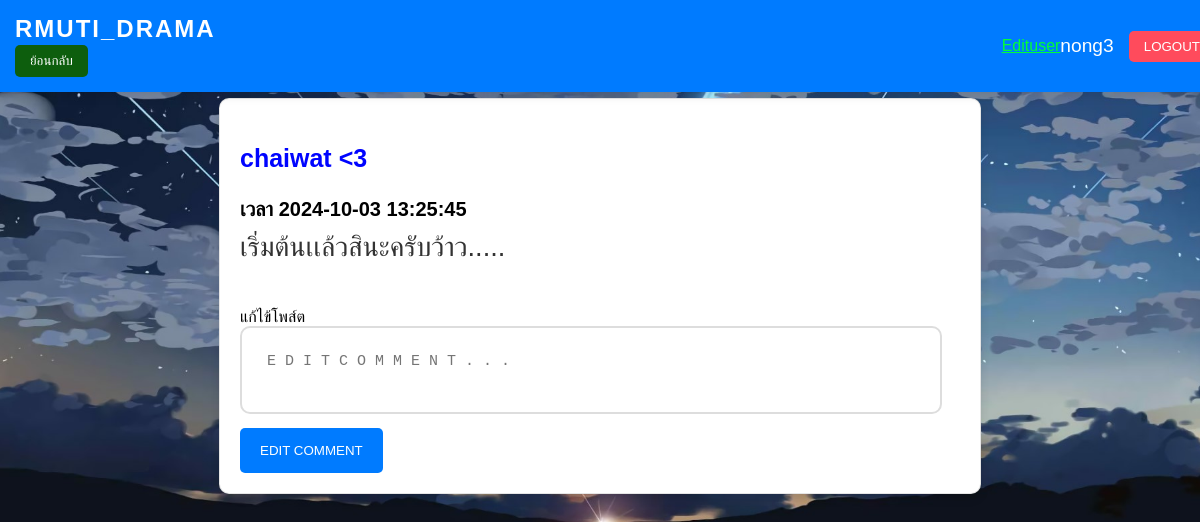
The page /edit.php?comment_id=111 (signed in) on the database its author committed.
### tables this page shows
CREATE TABLE `comments` (
  `commentid` int(11) NOT NULL,
  `postid` int(11) DEFAULT NULL,
  `userid` int(11) DEFAULT NULL,
  `comment_text` text DEFAULT NULL,
  `comment_date` datetime DEFAULT NULL
);

CREATE TABLE `users` (
  `userid` int(11) NOT NULL,
  `firstname` varchar(255) DEFAULT NULL,
  `lastname` varchar(255) DEFAULT NULL,
  `email` varchar(255) DEFAULT NULL,
  `password` varchar(255) DEFAULT NULL,
  `privilege` int(1) NOT NULL,
  `username` varchar(50) NOT NULL
);

### edit.php (the view, shortened to what this page needs)
<!DOCTYPE html>
<html lang="en">
<head>
    <?php
    if(isset($_SESSION['username'])){
        $username = $_SESSION['username'];
    }
    else{
        session_destroy();
        header("Refresh: 3; URL=login.php ");
    }
        $servername = "localhost";
        $db_username = "root";
        $db_password = "";
        $dbname = "webboardd";
        $conn = new mysqli($servername, $db_username, $db_password, $dbname);
        mysqli_query($conn, "set NAMES utf8");
        mysqli_query($conn, "set character set utf8");
        mysqli_set_charset($conn, "utf8");
        $commentid = @$_REQUEST['comment_id'];
    ?>
    <link rel="stylesheet" href="stylemain.css?v=<?=time()?>">
    <div class="header">
        <div class="site-name">RMUTI_DRAMA
            <form method="POST">
                <button class="" type="submit" name="main">ย้อนกลับ</button>
            </form>
        </div>
        <div class="user-section">
            <a  href="useredit.php">Edituser</a>
            <span><?php echo htmlspecialchars($username); ?></span>
            <form method="POST">
                <button type="submit" name="logout">LOGOUT</button>
            </form>
        </div>
    </div>
    <br>
</head>
<body>
        <?php
        if(isset($commentid)){
            $get_comment = $conn->prepare("SELECT c.commentid, c.comment_text, c.comment_date, u.username, u.userid FROM comments c JOIN users u ON c.userid = u.userid WHERE c.commentid = ? ORDER BY c.comment_date DESC");
            $get_comment->bind_param("i", $commentid);
            $get_comment->execute();
            $get_comment = $get_comment->get_result();
            $get_comment = $get_comment->fetch_assoc();
            $username = $get_comment["username"];
            $commentdate = $get_comment["comment_date"];
            $commenttext = $get_comment["comment_text"];
        ?>
        <div class="post-item">
            <div class="post-header">
                <h3><?php echo $username," <3"; ?></h3> เวลา <span><?php echo $commentdate; ?></span>
            </div>
            <div class="post-body">
                <p><?php echo $commenttext; ?></p>
            </div>
            <br>
            <span>แก้ไข้โพส์ต</span>
            <div class="add-comment">
                <form method="POST">
                    <textarea name="editcomment" placeholder="E D I T C O M M E N T . . ." required></textarea>
                    <button type="submit" name="editcommentbutton" class="delete">EDIT COMMENT</button>
                </form>
            </div>
        <?php
            }
        ?>
</body>
</html>

### stylemain.css (style rules this page uses)
body { background-image: url("images/a84x.jpg"); margin: 0; padding-top: 80px; font-family: 'Arial', sans-serif; background-attachment: fixed; background-size: cover; background-position: center; }
.header { background-color: #007bff; color: white; padding: 15px 15px; display: flex; justify-content: space-between; align-items: center; box-shadow: 0 4px 10px rgba(0, 0, 0, 0.1); position: fixed; top: 0; left: 0; width: 100%; z-index: 1000; }
.header .site-name { font-size: 1.5em; font-weight: bold; letter-spacing: 2px; }
.header .user-section { display: flex; align-items: center; }
.header .user-section a { color: #00ff37; }
.header .user-section span { margin-right: 15px; font-size: 1.2em; }
.header .user-section button { padding: 8px 15px; background-color: #ff4b5c; color: white; border: none; border-radius: 5px; cursor: pointer; transition: background-color 0.3s ease; }
.header button { padding: 8px 15px; background-color: #0d5e0d; color: white; border: none; border-radius: 5px; cursor: pointer; transition: background-color 0.3s ease; }
.post, .post-item { background-color: #ffffff; border-radius: 10px; box-shadow: 0 5px 10px rgba(0, 0, 0, 0.1); padding: 20px; margin-bottom: 30px; border: 1px solid rgba(0, 0, 0, 0.1); width: 60%; margin: 0 auto; }
.post-item span { color: #000000; }
.post-header { font-size: 20px; font-weight: bold; color: #000000; }
.post-header h3 { font-size: 25px; font-weight: bold; color: #0004ff; }
.post-body p { font-size: 1.7em; margin-top: 10px; color: #333; }
.add-comment textarea { width: 90%; padding: 25px; font-size: 15px; border-radius: 10px; border: 2px solid #ddd; margin-bottom: 10px; resize: none; }
.add-comment button { padding: 15px 20px; background-color: #007bff; color: white; border: none; border-radius: 5px; cursor: pointer; transition: background-color 0.3s ease; }

### rows shown on the page
comments: userid.username "chaiwat", comment_date "2024-10-03 13:25:45", comment_text "เริ่มต้นเเล้วสินะครับว้าว....."

### other values the page prints
$username "nong3"
